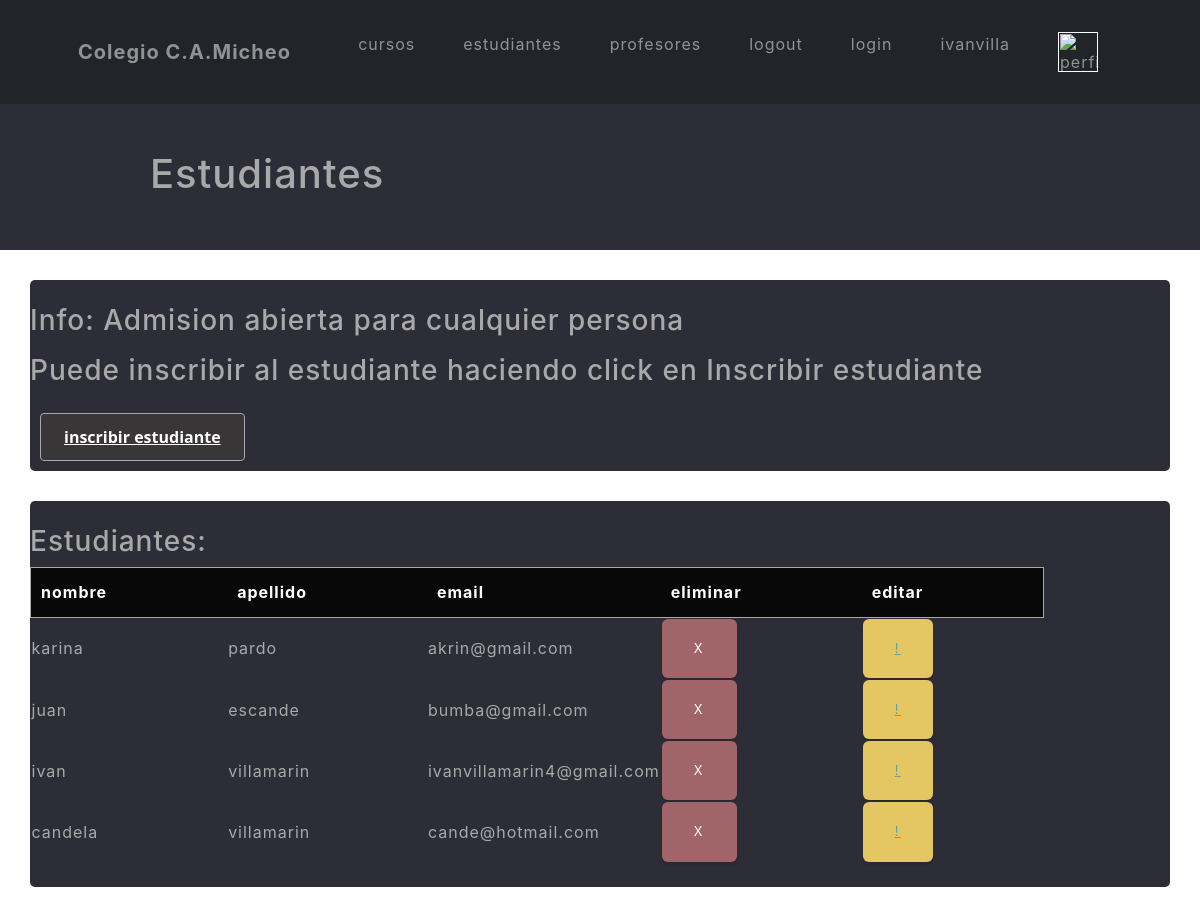
The app's page /estudiantes (signed in) with its own data.
### App/models.py (models this page shows, shortened)
class Estudiante(models.Model):
    nombre = models.CharField(max_length=30)
    apellido = models.CharField(max_length=30)
    email = models.EmailField()

### App/views.py (the view)
# urls.py: path('estudiantes', estudiantes, name="estudiantes"),
@login_required
def estudiantes(request):
    Estudiantes = Estudiante.objects.all()
    return render(request, "App/estudiantes.html", {"Estudiantes":Estudiantes})

### App/templates/App/estudiantes.html (shortened to what this page needs)
<div>
    {% extends "App/inicio.html" %}
    {% load static %}
        {% block contenidoQueCambia %}
        <div class="titulo">
            <h1 style="padding: 150px" >Estudiantes</h1>
        </div>
        <div style="margin: 30px;" style="padding: 40px;" class="info">
            <br>
            <h3><p style="color: darkgray;">Info: Admision abierta para cualquier persona</p></h3>
            <h3> <p style="color: darkgray;" > Puede inscribir al estudiante haciendo click en Inscribir estudiante </p> </h3>
            <button id="bottone5"> <a style="color: white;" href="/App/setEstudiante">inscribir estudiante</a></button>
            <br>
        </div>
        <div class="info" style="margin: 30px;" style="padding: 30px;" >
            <br>
            <h3 style="color: darkgrey;" style="margin: 20px;" >Estudiantes:</h3>
            <table style="color: darkgrey;" id="tablaComp">
                <tr id="tablaEst">
                    <th>nombre</th>
                    <th>apellido</th>
                    <th>email</th>
                    <th>eliminar</th>
                    <th>editar</th>
                </tr>
                    {% for estudiante in Estudiantes %}
                    <tr>
                        <td>{{estudiante.nombre}}</td>
                        <td>{{estudiante.apellido}}</td>
                        <td>{{estudiante.email}}</td>
                        <td><button class="btn btn-danger btnEliminar"><a href="{% url 'eliminarEstudiante' estudiante.nombre %}">X</a></button></td>
                        <td><button class="btn btn-warning btnEditar"><a href="{% url 'editarEstudiante' estudiante.nombre %}">!</a></button></td>
                    </tr>
                    {% endfor %}
            </table>
            <br>
        </div>
        {% endblock %}

### App/templates/App/inicio.html (shortened to what this page needs)
<!DOCTYPE html>
<html lang="en">
<head>
    {% load static %}
    <link href="{% static 'AppEstilos/css/styles.css'%}" rel="stylesheet"/>
    <link href="{% static 'AppEstilos/css/estilo.css'%}" rel="stylesheet"/>
</head>
<body>
    <nav class="navbar navbar-expand-lg fixed-top bg-dark" id="mainNav">
        <div class="container px-4 px-lg-5">
            <a class="navbar-brand" href="#page-top">Colegio C.A.Micheo </a>
            <div class="collapse navbar-collapse" id="navbarResponsive">
                <ul class="navbar-nav ms-auto">
                    <li class="nav-item"><a class="nav-link navText" href="{% url 'cursos' %}">cursos</a></li>
                    <li class="nav-item"><a class="nav-link navText" href="{% url 'estudiantes' %}">estudiantes</a></li>
                    <li class="nav-item"><a class="nav-link navText" href="{% url 'profesores' %}">profesores</a></li>
                    <li class="nav-item"><a class="nav-link navText" href="{% url 'Logout' %}">logout</a></li>
                    <li class="nav-item"><a class="nav-link navText" href="{% url 'login' %}">login</a></li>
                    <li class="nav-item"><a class="nav-link navText" href="{% url 'perfil' %}">{{user.username}}</a></li>
                    <li class="nav-item"><a class="nav-link navText" href=""><img src="{{avatar}}" width="40px" alt="perfil"></a></li>
                </ul>
            </div>
        </div>
    </nav>
    <div class="contenido">
        {% block contenidoQueCambia %}{% endblock %}
    </div>
    <br>
    <br>
    <br>
    <br>
    <br>
    <br>
    <br>
    <br>
</body>
</html>

### App/static/AppEstilos/css/estilo.css (style rules this page uses)
.titulo { background-color: rgb(45, 45, 56); height: 250px; color: darkgray; }
#tablaComp tr th { padding-right: 120px; }
#tablaEst { padding: 120px ; height: 50px; background-color: #080808; border: 1px solid rgb(169,169,169); color: white; border-radius: 3px; padding-right: 10px; }
#tablaEst th { padding: 10px; }
.btnEliminar a { border-radius: 15px !important; color: white !important; text-decoration: none !important; }
.info { background-color: rgb(45, 45, 56) ; margin-left: 30px; border-radius: 5px; }
#bottone5 { margin: 10px; align-items: center; background-color: #383636; border: 1px solid rgb(169, 169, 169); border-radius: .25rem; box-shadow: rgba(0, 0, 0, 0.02) 0 1px 3px 0; box-sizing: border-box; color: rgba(0, 0, 0, 0.85); cursor: pointer; display: inline-flex; font-family: system-ui,-apple-system,system-ui,"Helvetica Neue",Helvetica,Arial,sans-serif; font-size: 16px; font-weight: 600; justify-content: center; line-height: 1.25; min-height: 3rem; padding: calc(.875rem - 1px) calc(1.5rem - 1px); text-decoration: none; transition: all 250ms; user-select: none; -webkit-user-select: none; touch-action: manipulation; vertical-align: baseline; width: auto; }

### records on screen
Estudiante: nombre "karina", apellido "pardo", email "akrin@gmail.com"
Estudiante: nombre "juan", apellido "escande", email "bumba@gmail.com"
Estudiante: nombre "ivan", apellido "villamarin", email "ivanvillamarin4@gmail.com"
Estudiante: nombre "candela", apellido "villamarin", email "cande@hotmail.com"

### other values on screen
{{ user.username }} "ivanvilla"
